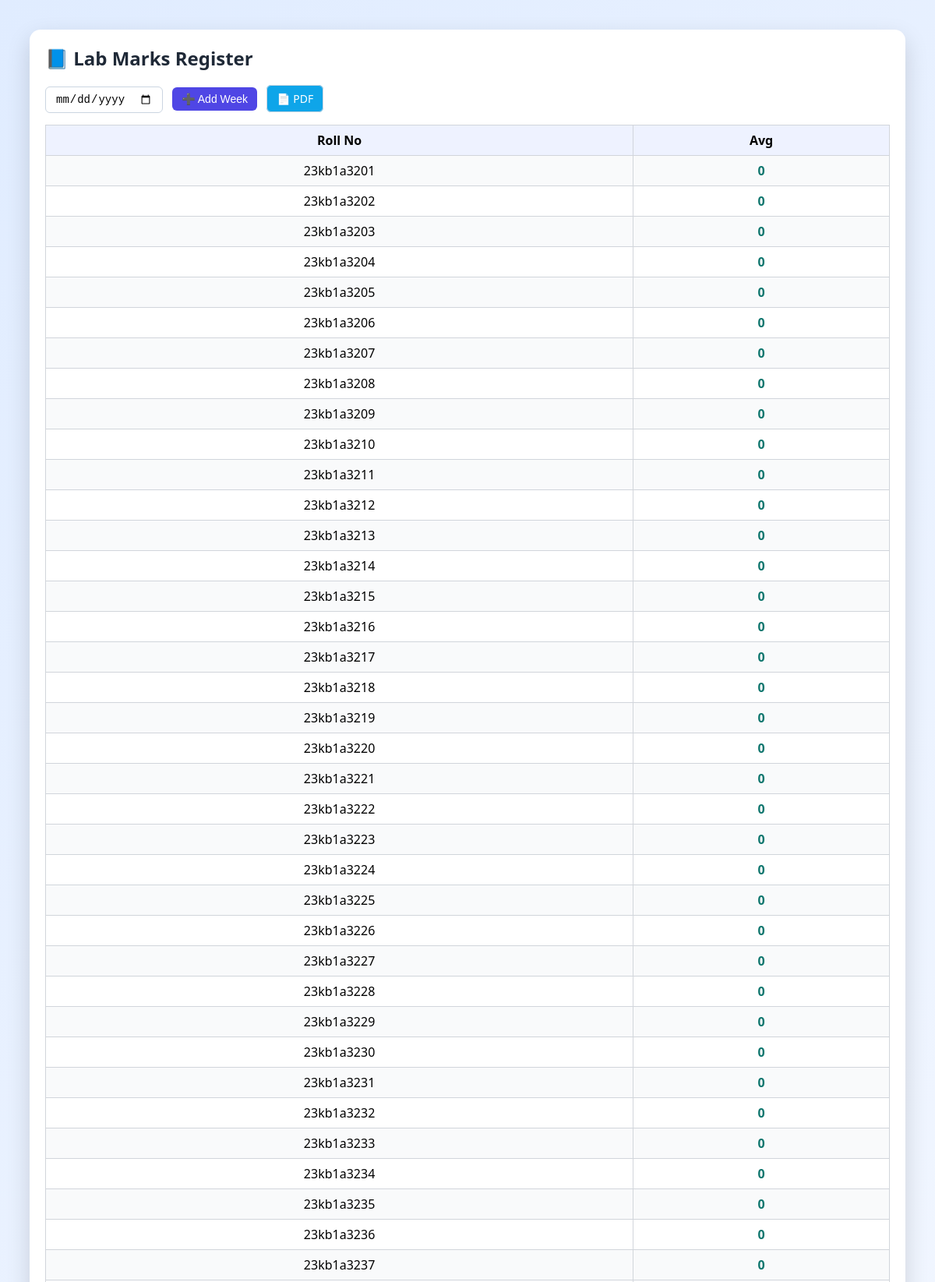
The page /lab/marks/ (signed in, upper part) on the database its author committed.
### main/models.py (models this page shows, shortened)
class Student(models.Model):
    roll_no = models.CharField(max_length=20, unique=True)

### main/views.py (the view, shortened to what this page needs)
# urls.py: path('lab/marks/', views.lab_marks, name='lab_marks'),
@login_required
def lab_marks(request):
    subject = Subject.objects.first()
    students = Student.objects.all()
    sessions = LabSession.objects.filter(subject=subject).order_by("date")
    table = []
    for student in students:
        marks_row = []
        total = 0
        count = 0
        avg = round(total / count, 2) if count else 0
        table.append({
            "roll": student.roll_no,
            "marks": marks_row,
            "avg": avg
        })
    return render(request, "lab_marks.html", {
    "sessions": sessions,
    "table": table,
    "session_ids_json": json.dumps([s.id for s in sessions])
})

### templates/lab_marks.html (shortened to what this page needs)
<!DOCTYPE html>
<html lang="en">
<head>
</head>
<body>
<div class="card">
    <h2>📘 Lab Marks Register</h2>
    <div class="controls">
        <input type="date" id="date">
        <button onclick="addWeek()">➕ Add Week</button>
        <a href="{% url 'download_lab_pdf' %}" target="_blank">📄 PDF</a>
    </div>
    <table>
        <tr>
            <th>Roll No</th>
            <th>Avg</th>
        </tr>
        {% for row in table %}
        <tr>
            <td>{{ row.roll }}</td>
            <td class="avg">{{ row.avg }}</td>
        </tr>
        {% endfor %}
    </table>
</div>
</body>
</html>

### templates/lab_marks.html (style rules this page uses)
body { font-family: "Segoe UI", Arial, sans-serif; background: linear-gradient(135deg, #e0ecff, #f6f9ff); padding: 30px; }
.card { background: #ffffff; padding: 20px; border-radius: 14px; box-shadow: 0 12px 30px rgba(0,0,0,0.15); overflow-x: auto; }
h2 { margin-top: 0; color: #1f2937; }
.controls { margin-bottom: 15px; }
.controls input, .controls button, .controls a { padding: 7px 12px; margin-right: 8px; border-radius: 6px; border: 1px solid #cbd5e1; font-size: 14px; }
.controls button { background: #4f46e5; color: white; cursor: pointer; border: none; }
.controls a { background: #0ea5e9; color: white; text-decoration: none; }
table { border-collapse: collapse; min-width: 900px; width: 100%; }
th, td { border: 1px solid #d1d5db; padding: 8px; text-align: center; }
th { background: #eef2ff; font-weight: 600; }
tr:nth-child(even) { background: #f9fafb; }
.avg { font-weight: bold; color: #0f766e; }

### rows shown on the page
Student: roll "23kb1a3201"
Student: roll "23kb1a3202"
Student: roll "23kb1a3203"
Student: roll "23kb1a3204"
Student: roll "23kb1a3205"
Student: roll "23kb1a3206"
Student: roll "23kb1a3207"
Student: roll "23kb1a3208"
Student: roll "23kb1a3209"
Student: roll "23kb1a3210"
Student: roll "23kb1a3211"
Student: roll "23kb1a3212"
Student: roll "23kb1a3213"
Student: roll "23kb1a3214"
Student: roll "23kb1a3215"
Student: roll "23kb1a3216"
Student: roll "23kb1a3217"
Student: roll "23kb1a3218"
Student: roll "23kb1a3219"
Student: roll "23kb1a3220"
Student: roll "23kb1a3221"
Student: roll "23kb1a3222"
Student: roll "23kb1a3223"
Student: roll "23kb1a3224"
Student: roll "23kb1a3225"
Student: roll "23kb1a3226"
Student: roll "23kb1a3227"
Student: roll "23kb1a3228"
Student: roll "23kb1a3229"
Student: roll "23kb1a3230"
Student: roll "23kb1a3231"
Student: roll "23kb1a3232"
Student: roll "23kb1a3233"
Student: roll "23kb1a3234"
Student: roll "23kb1a3235"
Student: roll "23kb1a3236"
Student: roll "23kb1a3237"

### other values the page prints
{{ row.avg }} "0" "0" "0" "0" "0" "0" "0" "0" "0" "0" "0" "0" "0" "0" "0" "0" "0" "0" "0" "0" "0" "0" "0" "0" "0" "0" "0" "0" "0" "0" "0" "0" "0" "0" "0" "0" "0"
